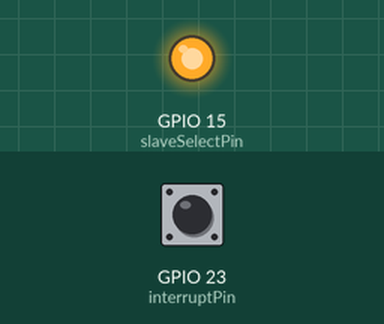
Recording of a sketch running on a simulated ESP32. On the bench: output pins drawn as LEDs (lit = HIGH). Inputs (shaded band) come from the test bench; at power-on: GPIO 23 (interruptPin) LOW. What the sketch prints to the serial monitor is not drawn.

Above: at 1.2 s.
1.3 s: GPIO 23 (interruptPin) pulled HIGH for 0.15 s
Timing chart, 0 to 4.3 s (numbered marks = the images above; inputs shaded):
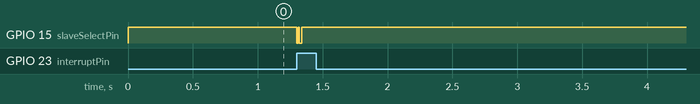

The sketch:

esp32_wifi_test.ino
```cpp
#include <WiFi.h>
#include <Arduino.h>
#include <SPI.h>

#define DATSIZE 4
#define DATA_LENGTH 5
#define BUFF_SIZE 4096
#define SPI_SPEED 5000000


//This tests the SPI on ESP32
//This version tests with the interupt pin from stm32 -> esp32 on pin 15
//You can also test by disabling the attachInterrupt
//we have to swap MISO and MOSI pins, since by default in HSPI are swapped
const int MISOPin = 13;
const int MOSIPin =  12;
const int SCKPin = 14;
const int slaveSelectPin = 15;

int comm_count = 1;

uint8_t data_buffer[BUFF_SIZE];

void spi_read_size(uint16_t length);


const int interruptPin = 23;
int count = 0;
uint8_t dataS[14];
SPIClass spi(HSPI);
uint8_t readFlag = 0;


void IRAM_ATTR flagReadADCData(void){
  Serial.println(comm_count);
  readFlag = 1;
}

void setup()
{
  Serial.begin(115200);
  Serial.println();

  pinMode(slaveSelectPin, OUTPUT);
  digitalWrite(slaveSelectPin, HIGH);
  attachInterrupt(interruptPin, flagReadADCData, RISING); //comment this out if you want to test without stm32->esp32 interrupt
  spi.begin(SCKPin,MISOPin,MOSIPin,slaveSelectPin);

}

void loop()
{
  //writeToMCU(2);

  // if(readFlag){ //comment this block out if you want ESP32 to poll data instead of waiting for interrupt
  //   readFlag = 0;
  //   readIncoming();
  //   Serial.println("Received:");
  //   for(int i = 0; i < READ_SIZE; i++){
  //     Serial.println(data_buffer[i]);
  //     data_buffer[i] = 0;
  //   }
  // }
  uint32_t left_length = DATA_LENGTH;
  if(readFlag) {
    readFlag = 0;
    while(left_length && !readFlag) {
      uint16_t read_length = left_length > BUFF_SIZE ? BUFF_SIZE : left_length;
      spi_read_size(read_length);
      for(int i = 0; i < read_length; i++) {
        Serial.print(data_buffer[i], HEX);
        Serial.print(' ');
        data_buffer[i] = 0;
      }
      left_length -= read_length;
    }
    Serial.print('\n');
    writeToMCU('A');
    comm_count++;
  }

  /*
  count++; //uncoment this if u want esp32 to poll incoming data
  if(count == 1000){
    count = 0;
    readIncoming();
    Serial.println("Received:");
    for(int i = 0; i<DATSIZE; i++){
      Serial.println(data_buffer[i]);
      data_buffer[i] = 0;
    }
  }*/
}


void readIncoming(){
  int del = 10;
  spi.beginTransaction(SPISettings(SPI_SPEED,MSBFIRST,SPI_MODE0));
  digitalWrite(slaveSelectPin, LOW);
  delay(del);
  spi.transferBytes(NULL,data_buffer, BUFF_SIZE);
  digitalWrite(slaveSelectPin, HIGH);
  delay(del);
  spi.endTransaction();
}

void spi_read_size(uint16_t length) {
  int del = 10;
  spi.beginTransaction(SPISettings(SPI_SPEED,MSBFIRST,SPI_MODE0));
  digitalWrite(slaveSelectPin, LOW);
  delay(del);
  spi.transferBytes(NULL,data_buffer, length);
  digitalWrite(slaveSelectPin, HIGH);
  delay(del);
  spi.endTransaction();
}


void writeToMCU(uint8_t cmd){
  int del = 10;
  spi.beginTransaction(SPISettings(SPI_SPEED,MSBFIRST,SPI_MODE0));
  digitalWrite(slaveSelectPin, LOW);
  delay(del);
  spi.write(cmd);
  delay(del);
  spi.endTransaction();
  digitalWrite(slaveSelectPin, HIGH);
}
```

Measured:
- after the input at 1.3 s, GPIO 15 (slaveSelectPin): alternates HIGH for 0.01 s and LOW for 0.02 s, 4 changes in all, then stays HIGH, starting at once
